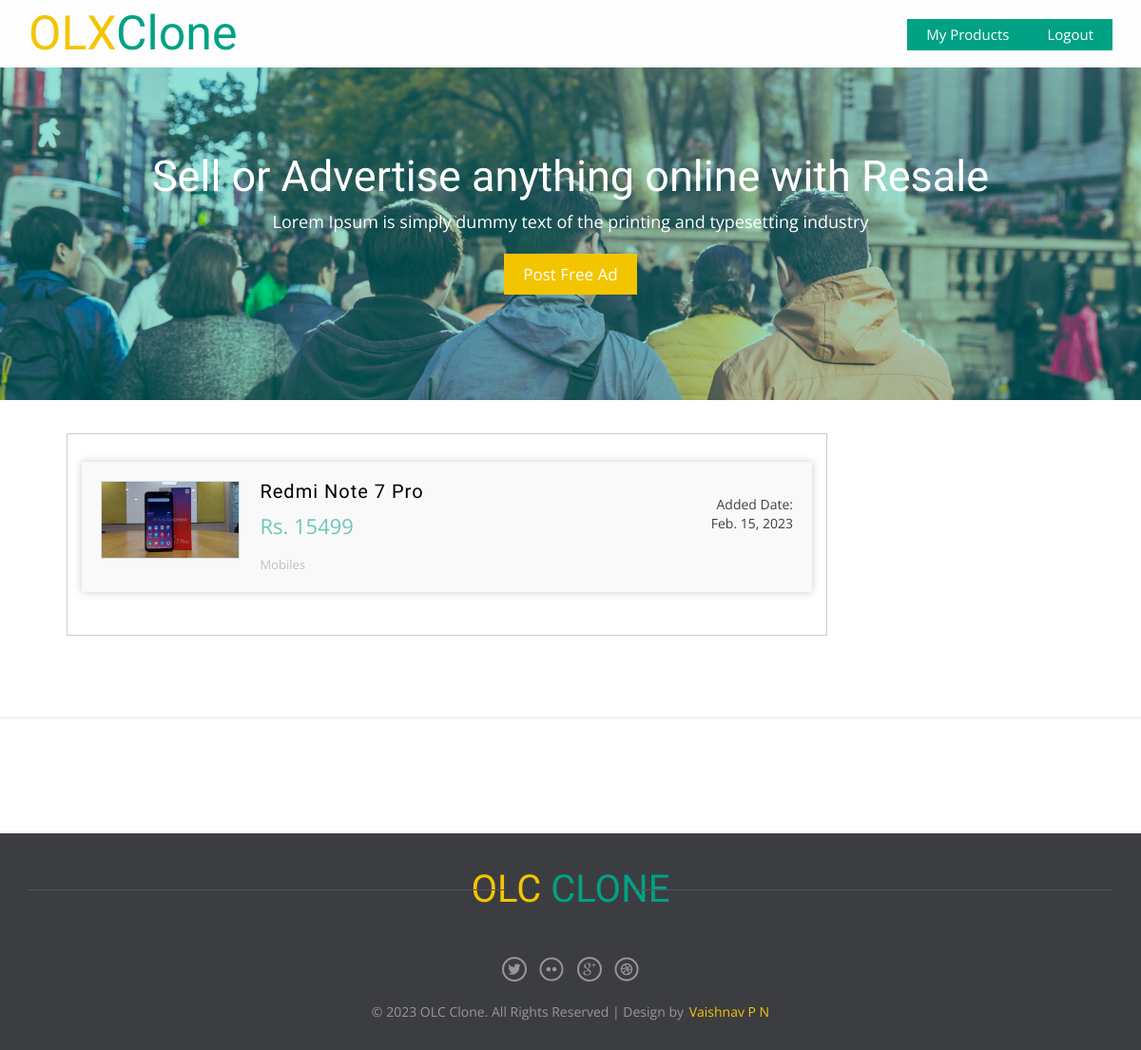
Screenshot of /myproduct (signed in) with the database file from the repository.
### products/models.py (models this page shows, shortened)
class Products(models.Model):
    name = models.CharField(max_length=100)
    owner = models.ForeignKey(User, on_delete=models.CASCADE)
    description = models.CharField(max_length=300)
    price = models.PositiveIntegerField()
    created_date = models.DateField(auto_now_add=True)
    category = models.ForeignKey('Category', on_delete=models.SET_NULL, null=True)
    image = models.ImageField(upload_to='product_main_image', blank=True, null=True)
    slug = models.SlugField(blank=True, null=True)

class Category(models.Model):
    category_name = models.CharField(max_length=50)
    slug = models.SlugField(blank=True, null=True)
    class Meta:
        verbose_name = 'category'
        verbose_name_plural = 'categories'
    def __str__(self):
        return self.category_name

### products/views.py (the view)
# urls.py: path('myproduct', views.MyProduct.as_view(), name='myproduct')
@method_decorator(decs, name='dispatch')
class MyProduct(ListView):
    model = Products
    template_name = 'my_product.html'
    context_object_name = 'products'
    def get_queryset(self):
        return Products.objects.filter(owner=self.request.user)

### products/views.py (called while the page is built)
def signin_requrird(fn):
    def wrapper(request, *args, **kwargs):
        if not request.user.is_authenticated:
            messages.error(request, 'you must login')
            return redirect('signin')
        else:
            return fn(request, *args, **kwargs)
    return wrapper

### products/templates/my_product.html (shortened to what this page needs)
{% extends 'base.html' %}
{% block body %}
	<div class="total-ads main-grid-border">
		<div class="container">
			<div class="ads-grid">
				<div class="ads-display col-md-9">
					<div class="wrapper">
					<div class="bs-example bs-example-tabs" role="tabpanel" data-example-id="togglable-tabs">
					  <div id="myTabContent" class="tab-content">
						<div role="tabpanel" class="tab-pane fade in active" id="home" aria-labelledby="home-tab">
						   <div>
												<div id="container">
							<ul class="list">
                                {% for product in products %}
								<a href="#">
									<li>
                                        {% if product.image %}
                                            <img src="{{ product.image.url}}" title="" alt="" />
                                        {% else %}
                                            <img src="images/m1.jpg" title="" alt="" />
                                        {% endif %}
									<section class="list-left">
									<h5 class="title">{{ product.name }}</h5>
									<span class="adprice">Rs. {{ product.price }}</span>
									<p class="catpath">{{ product.category}}</p>
									</section>
									<section class="list-right">
									<span class="date">Added Date: {{ product.created_date}}</span>
									</section>
									<div class="clearfix"></div>
									</li>
								</a>
                                {% endfor %}
							</ul>
						</div>
							</div>
						</div>
					  </div>
					</div>
				</div>
				</div>
			</div>
		</div>
	</div>
{% endblock body %}

### rows the page displays
Products: image (picture), name "Redmi Note 7 Pro", price "15499", category "Mobiles", created_date "Feb. 15, 2023"
